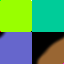

Rendered tile map (Tiled .tmx) drawn with the repository's tilesets; below, a short description and the full map source, tile grids included:
An orthogonal 2x2 tile map with 32x32 px tiles, 1 tile layer (ground_BASE).

<map version="1.0" orientation="orthogonal" renderorder="right-down" width="2" height="2" tilewidth="32" tileheight="32" nextobjectid="108">
 <tileset firstgid="1" name="tileset" tilewidth="32" tileheight="32">
  <image source="tileset.png" width="128" height="32" />
 </tileset>
 <layer name="ground_BASE" width="2" height="2">
  <data>
   <tile gid="4" />
   <tile gid="3" />
   <tile gid="2" />
   <tile gid="1" />
  </data>
 </layer>
</map>